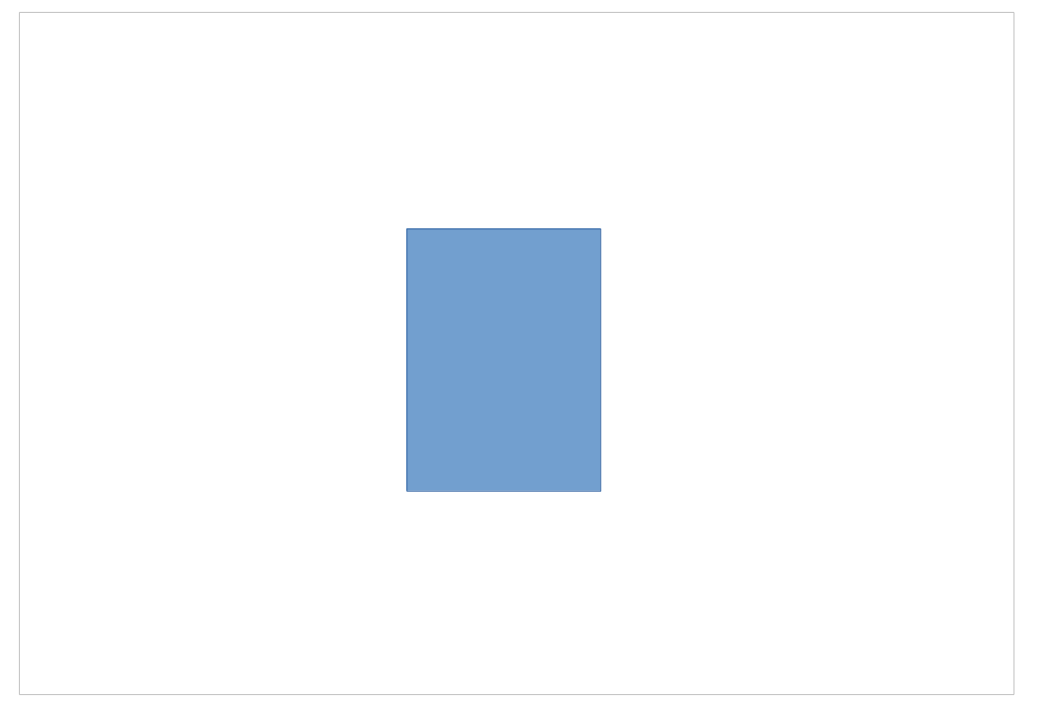
#> input picture assets/models/1.png, 1041 x 715 px; its folder holds only this picture in this run
$ python extract_model_layouts.py
#> lines starting #> are read from the running program, lines starting #| are printed output that depends on the picture
#!/usr/bin/env python3
"""
Extract exact layout patterns from model images.
Analyzes the images to determine grid positions for each photo.
"""

import sys
from pathlib import Path

try:
    from PIL import Image
    import numpy as np
except ImportError:
    print("Installing required packages...")
    import subprocess
    subprocess.check_call([sys.executable, "-m", "pip", "install", "--user", "Pillow", "numpy", "--quiet"])
    from PIL import Image
    import numpy as np

workspace_root = Path(__file__).resolve().parent.parent
models_dir = workspace_root / "assets" / "models"

def analyze_model_image(model_num):
    """Analyze a model image to extract layout information."""
#> called with model_num = 1
    model_file = models_dir / f"{model_num}.png"
    if not model_file.exists():
        return None

    img = Image.open(model_file)
#> img is the input picture: PIL image 1041x715 RGB; mean R, G, B 244.9, 248, 251.4
    width, height = img.size
#> width = 1041; height = 715

    # Convert to grayscale for analysis
    gray = img.convert('L')
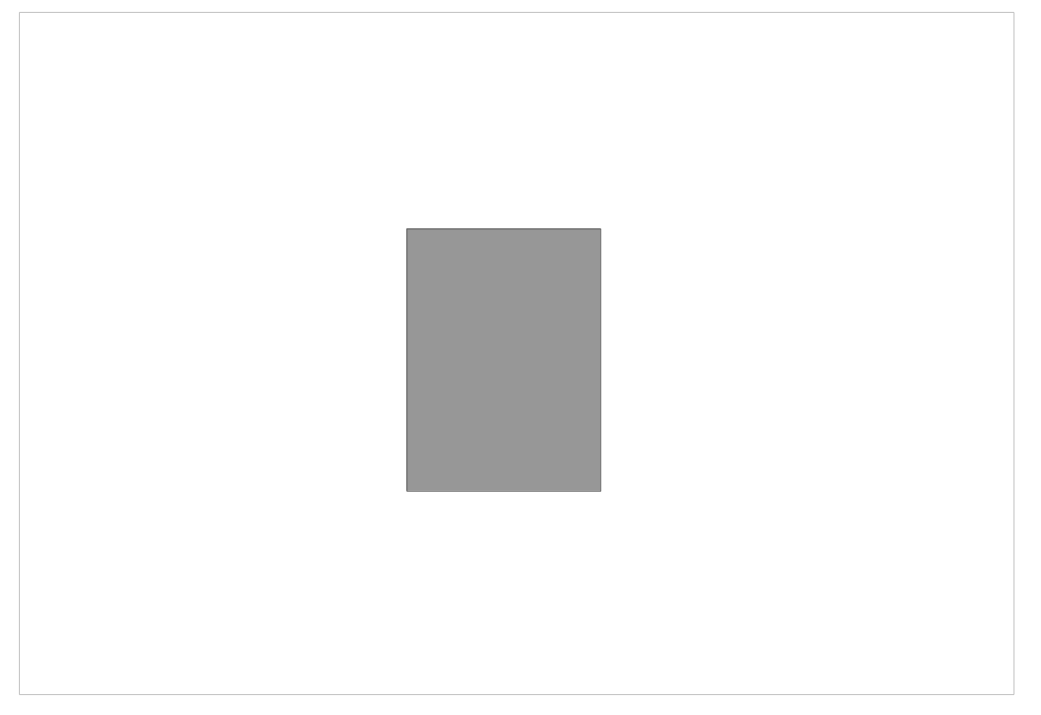
#> gray: PIL image 1041x715 L; min 110, max 255, mean 247.5
    img_array = np.array(gray)

    # Detect distinct regions (photos) by finding areas with different colors/brightness
    # This is a simplified approach - we'll look for rectangular regions

    # For now, return basic info
    # In a full implementation, we'd use edge detection and region detection
    return {
        'width': width,
        'height': height,
        'aspect_ratio': width / height if height > 0 else 1
    }

def generate_css_layout(model_num, layout_data):
    """Generate CSS rules for a model based on analyzed layout data."""
    # This would generate CSS based on the detected positions
    # For now, return a template
    return f"/* Model {model_num} CSS would go here */"

if __name__ == "__main__":
    print("Analyzing model images to extract layouts...")
    print("=" * 60)

    for i in range(1, 15):
        result = analyze_model_image(i)
        if result:
            print(f"Model {i}: {result['width']}x{result['height']} (ratio: {result['aspect_ratio']:.2f})")
#| Model 1: 1041x715 (ratio: 1.46)
        else:
            print(f"Model {i}: Not found")

    print("\nNote: Full layout extraction requires more sophisticated image analysis.")
    print("The current layouts in CSS are placeholders that need to be refined")
    print("based on the actual model images.")
